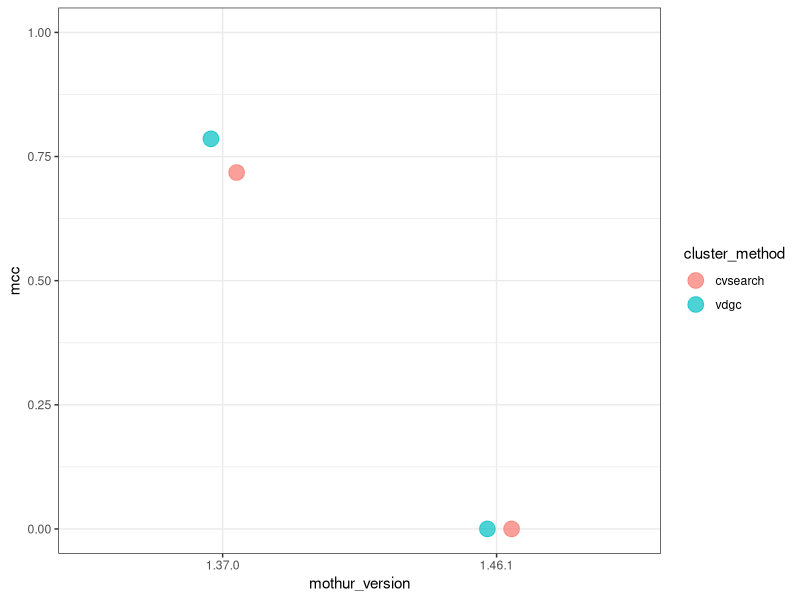

The R source for this figure:
## ---- chunk 1
knitr::opts_chunk$set(echo = TRUE,
                      fig.path = 'figures/')
## ---- chunk 2
library(here)
library(tidyverse)
## ---- chunk 3
dat <- read_tsv(here('results', 'sensspec_concat.tsv'))
head(dat)
dat %>% ggplot(aes(x=mothur_version, y=mcc, color=cluster_method)) +
  geom_point(position = position_jitter(width=0.1, height = 0),
             size = 5, alpha=0.7) +
  ylim(0,1) +
  theme_bw()
